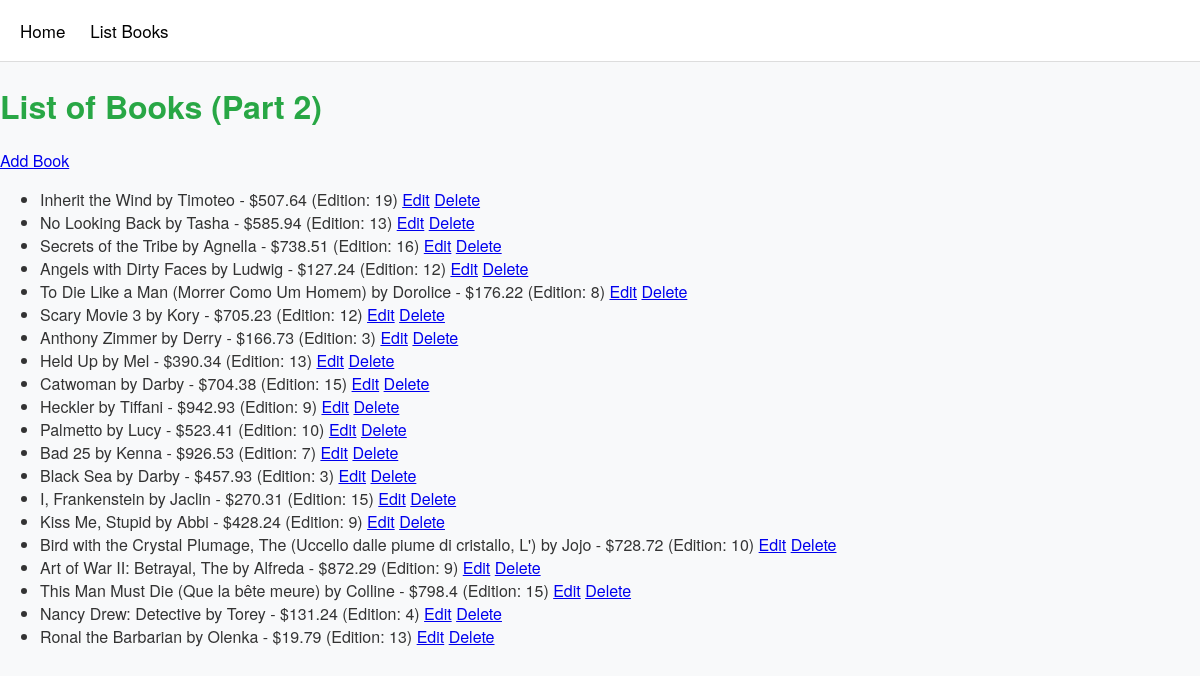
The app's page /books/lab9_part2/listbooks, older data.
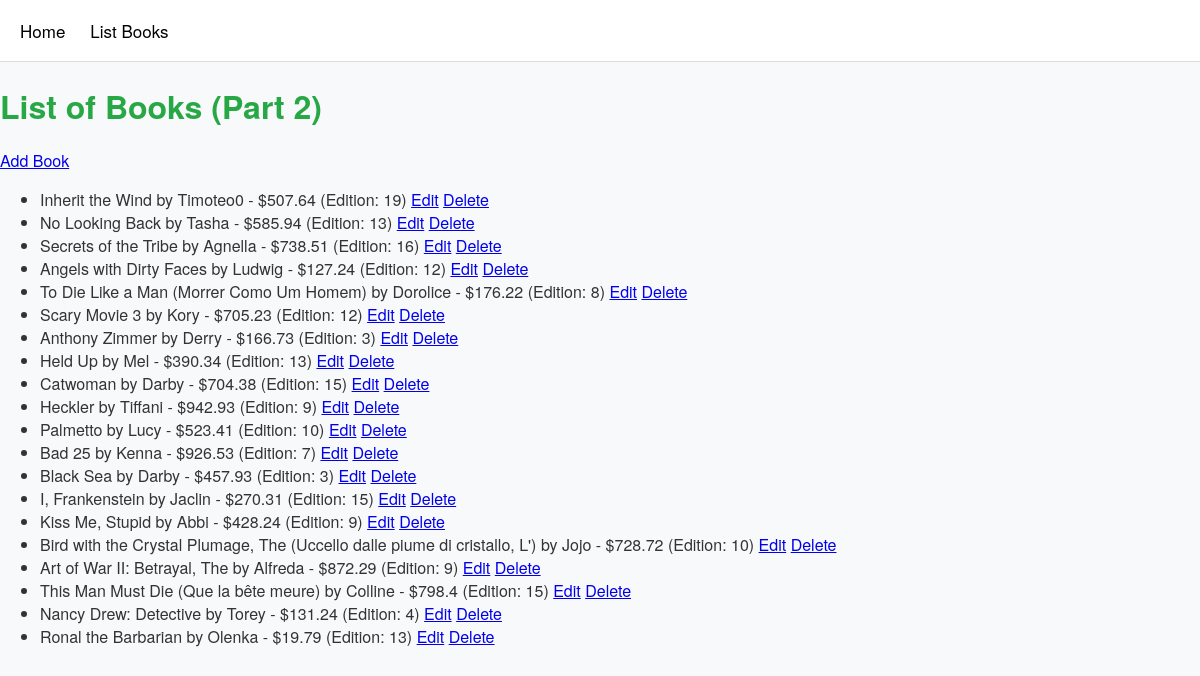
The same page, newer data.
### apps/bookmodule/models.py (models this page shows)
class Book(models.Model):
    title = models.CharField(max_length = 50)
    author = models.CharField(max_length = 50)
    price = models.FloatField(default = 0.0)
    edition = models.SmallIntegerField(default = 1)

### apps/bookmodule/views.py (the view)
# urls.py: path('lab9_part2/listbooks', views.lab9_part2_listbooks, name='lab9_part2.listbooks'),
def lab9_part2_listbooks(request):
    books = Book.objects.all()
    return render(request, 'bookmodule/lab9_part2_listbooks.html', {'books': books})

### apps/templates/bookmodule/lab9_part2_listbooks.html (shortened to what this page needs)
{% extends "layouts/base.html" %}
{% block content %}
<h1>List of Books (Part 2)</h1>
<a href="{% url 'lab9_part2.addbook' %}">Add Book</a>
<ul>
{% for b in books %}
  <li>{{ b.title }} by {{ b.author }} - ${{ b.price }} (Edition: {{ b.edition }})
    <a href="{% url 'lab9_part2.editbook' b.id %}">Edit</a>
    <a href="{% url 'lab9_part2.deletebook' b.id %}">Delete</a>
  </li>
{% endfor %}
</ul>
{% endblock content %}

Row changes from the older to the newer data that the page shows:
changed Book "Inherit the Wind": author "Timoteo" → "Timoteo0"
